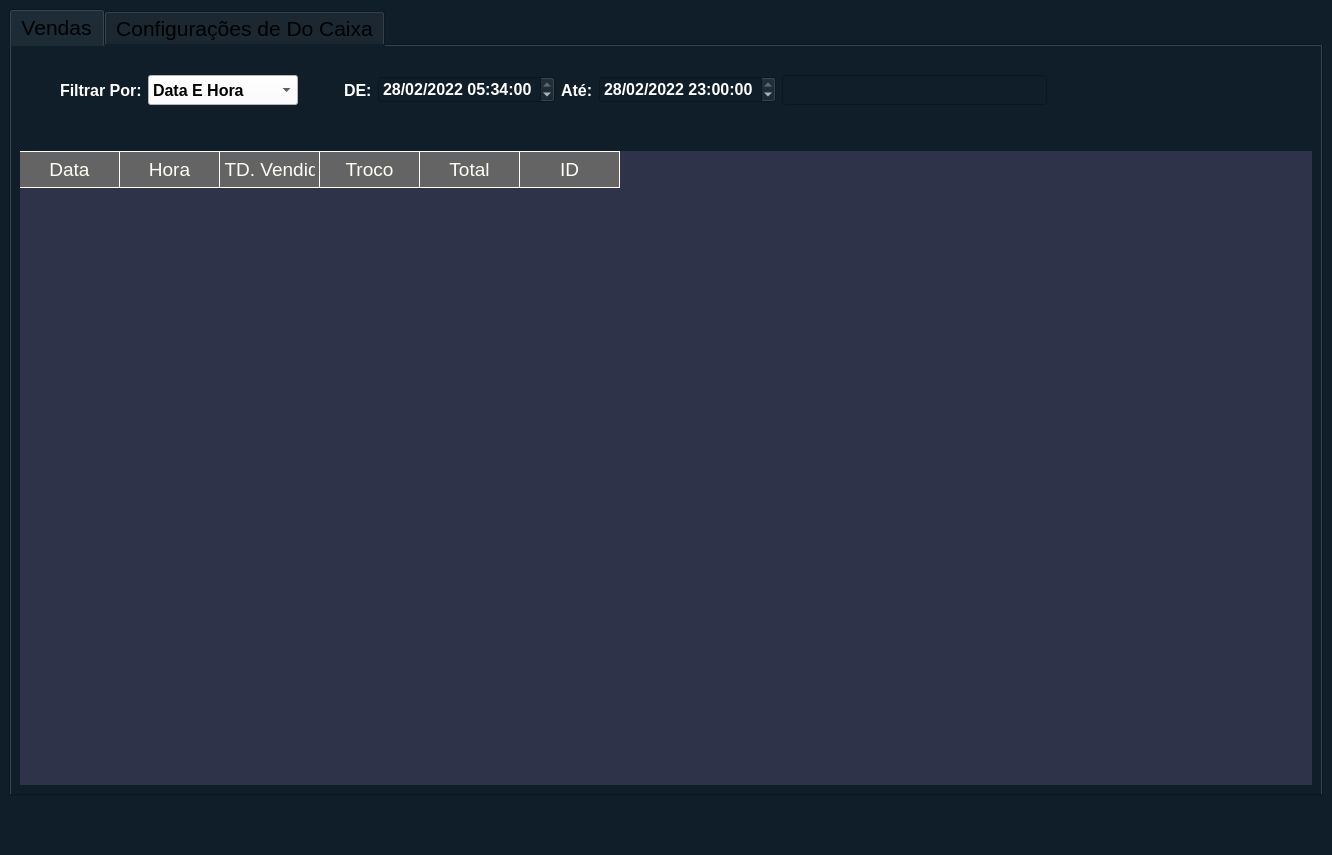
<?xml version="1.0" encoding="UTF-8"?>
<ui version="4.0">
 <class>MainWindow</class>
 <widget class="QMainWindow" name="MainWindow">
  <property name="geometry">
   <rect>
    <x>0</x>
    <y>0</y>
    <width>1332</width>
    <height>855</height>
   </rect>
  </property>
  <property name="windowTitle">
   <string>MainWindow</string>
  </property>
  <property name="styleSheet">
   <string notr="true">background-color: rgba(16,30,41,240);</string>
  </property>
  <widget class="QWidget" name="centralwidget">
   <layout class="QGridLayout" name="gridLayout_2">
    <item row="0" column="0">
     <layout class="QGridLayout" name="gridLayout">
      <item row="1" column="0">
       <widget class="QTabWidget" name="tabWidget">
        <property name="font">
         <font>
          <pointsize>16</pointsize>
         </font>
        </property>
        <property name="currentIndex">
         <number>0</number>
        </property>
        <widget class="QWidget" name="tab">
         <attribute name="title">
          <string>Vendas</string>
         </attribute>
         <layout class="QGridLayout" name="gridLayout_9">
          <item row="0" column="0">
           <spacer name="horizontalSpacer_41">
            <property name="orientation">
             <enum>Qt::Horizontal</enum>
            </property>
            <property name="sizeHint" stdset="0">
             <size>
              <width>40</width>
              <height>20</height>
             </size>
            </property>
           </spacer>
          </item>
          <item row="4" column="0">
           <widget class="QTableWidget" name="tableWidget_produtos_vendidos">
            <property name="font">
             <font>
              <pointsize>12</pointsize>
              <weight>75</weight>
              <bold>true</bold>
             </font>
            </property>
            <property name="styleSheet">
             <string notr="true">
QWidget {
    background-color:  rgb(46,51,73);
    color: #fffff8;
}


QHeaderView::section {
    background-color: #646464;
    padding: 4px;
    font-size: 14pt;
	
    border-style: none;
    border-bottom: 1px solid #fffff8;
    border-right: 1px solid #fffff8;
}

QTableWidget {
    gridline-color: #fffff8;
    font-size: 12pt;
font-weight:bold;
border:none;
}

QHeaderView::section:horizontal
{
    border-top: 1px solid #fffff8;
}

QTableWidget QTableCornerButton::section {
    background-color: #646464;
    border: 1px solid #fffff8;
}

QHeaderView::section:horizontal
{
    border-top: 1px solid #fffff8;
}

QHeaderView::section:vertical
{
    border-left: 1px solid #fffff8;
}

QTableWidget::item{
border: 0px; padding: 5px;

}

QTableWidget::item:focus{border:none;}
</string>
            </property>
            <property name="editTriggers">
             <set>QAbstractItemView::NoEditTriggers</set>
            </property>
            <property name="selectionMode">
             <enum>QAbstractItemView::SingleSelection</enum>
            </property>
            <property name="selectionBehavior">
             <enum>QAbstractItemView::SelectRows</enum>
            </property>
            <column>
             <property name="text">
              <string>Data</string>
             </property>
            </column>
            <column>
             <property name="text">
              <string>Hora</string>
             </property>
            </column>
            <column>
             <property name="text">
              <string>QTD. Vendido</string>
             </property>
            </column>
            <column>
             <property name="text">
              <string>Troco</string>
             </property>
            </column>
            <column>
             <property name="text">
              <string>Total</string>
             </property>
            </column>
            <column>
             <property name="text">
              <string>ID</string>
             </property>
            </column>
           </widget>
          </item>
          <item row="2" column="0">
           <spacer name="horizontalSpacer_38">
            <property name="orientation">
             <enum>Qt::Horizontal</enum>
            </property>
            <property name="sizeHint" stdset="0">
             <size>
              <width>40</width>
              <height>20</height>
             </size>
            </property>
           </spacer>
          </item>
          <item row="3" column="0">
           <spacer name="horizontalSpacer_39">
            <property name="orientation">
             <enum>Qt::Horizontal</enum>
            </property>
            <property name="sizeHint" stdset="0">
             <size>
              <width>40</width>
              <height>20</height>
             </size>
            </property>
           </spacer>
          </item>
          <item row="1" column="0">
           <layout class="QHBoxLayout" name="horizontalLayout_3">
            <item>
             <spacer name="horizontalSpacer_43">
              <property name="orientation">
               <enum>Qt::Horizontal</enum>
              </property>
              <property name="sizeType">
               <enum>QSizePolicy::Minimum</enum>
              </property>
              <property name="sizeHint" stdset="0">
               <size>
                <width>40</width>
                <height>20</height>
               </size>
              </property>
             </spacer>
            </item>
            <item>
             <widget class="QLabel" name="label_14">
              <property name="font">
               <font>
                <pointsize>12</pointsize>
                <weight>75</weight>
                <bold>true</bold>
               </font>
              </property>
              <property name="styleSheet">
               <string notr="true">color: rgb(255, 255, 255);</string>
              </property>
              <property name="text">
               <string>Filtrar Por:</string>
              </property>
             </widget>
            </item>
            <item>
             <widget class="QComboBox" name="comboBox_filtrar_vendas">
              <property name="minimumSize">
               <size>
                <width>150</width>
                <height>30</height>
               </size>
              </property>
              <property name="font">
               <font>
                <pointsize>12</pointsize>
                <weight>75</weight>
                <bold>true</bold>
               </font>
              </property>
              <property name="cursor">
               <cursorShape>PointingHandCursor</cursorShape>
              </property>
              <property name="styleSheet">
               <string notr="true">background-color: rgb(255, 255, 255);
selection-color: rgb(0, 0, 0);
selection-background-color: rgb(255, 255, 255);</string>
              </property>
              <item>
               <property name="text">
                <string>Data E Hora</string>
               </property>
              </item>
              <item>
               <property name="text">
                <string>Total</string>
               </property>
              </item>
              <item>
               <property name="text">
                <string>Qtd.Vendido</string>
               </property>
              </item>
              <item>
               <property name="text">
                <string>ID</string>
               </property>
              </item>
             </widget>
            </item>
            <item>
             <spacer name="horizontalSpacer_42">
              <property name="orientation">
               <enum>Qt::Horizontal</enum>
              </property>
              <property name="sizeType">
               <enum>QSizePolicy::Minimum</enum>
              </property>
              <property name="sizeHint" stdset="0">
               <size>
                <width>40</width>
                <height>20</height>
               </size>
              </property>
             </spacer>
            </item>
            <item>
             <widget class="QLabel" name="label_de">
              <property name="font">
               <font>
                <pointsize>12</pointsize>
                <weight>75</weight>
                <bold>true</bold>
               </font>
              </property>
              <property name="styleSheet">
               <string notr="true">color: rgb(255, 255, 255);</string>
              </property>
              <property name="text">
               <string>DE:</string>
              </property>
             </widget>
            </item>
            <item>
             <widget class="QDateTimeEdit" name="dateTimeEdit_filtrar_vendas">
              <property name="font">
               <font>
                <pointsize>12</pointsize>
                <weight>75</weight>
                <bold>true</bold>
               </font>
              </property>
              <property name="cursor">
               <cursorShape>PointingHandCursor</cursorShape>
              </property>
              <property name="styleSheet">
               <string notr="true">color: rgb(255, 255, 255);</string>
              </property>
              <property name="dateTime">
               <datetime>
                <hour>5</hour>
                <minute>34</minute>
                <second>0</second>
                <year>2022</year>
                <month>2</month>
                <day>28</day>
               </datetime>
              </property>
              <property name="displayFormat">
               <string>dd/MM/yyyy HH:mm:ss</string>
              </property>
             </widget>
            </item>
            <item>
             <widget class="QLabel" name="label_ate">
              <property name="font">
               <font>
                <pointsize>12</pointsize>
                <weight>75</weight>
                <bold>true</bold>
               </font>
              </property>
              <property name="styleSheet">
               <string notr="true">color: rgb(255, 255, 255);</string>
              </property>
              <property name="text">
               <string>Até:</string>
              </property>
             </widget>
            </item>
            <item>
             <widget class="QDateTimeEdit" name="dateTimeEdit_filtrar_vendas_limite">
              <property name="font">
               <font>
                <pointsize>12</pointsize>
                <weight>75</weight>
                <bold>true</bold>
               </font>
              </property>
              <property name="styleSheet">
               <string notr="true">color: rgb(255, 255, 255);</string>
              </property>
              <property name="dateTime">
               <datetime>
                <hour>23</hour>
                <minute>0</minute>
                <second>0</second>
                <year>2022</year>
                <month>2</month>
                <day>28</day>
               </datetime>
              </property>
              <property name="displayFormat">
               <string>dd/MM/yyyy HH:mm:ss</string>
              </property>
             </widget>
            </item>
            <item>
             <widget class="QLineEdit" name="lineEdit_filtrar_vendas">
              <property name="minimumSize">
               <size>
                <width>0</width>
                <height>30</height>
               </size>
              </property>
              <property name="font">
               <font>
                <pointsize>12</pointsize>
                <weight>75</weight>
                <bold>true</bold>
               </font>
              </property>
              <property name="styleSheet">
               <string notr="true">color: rgb(255, 255, 255);</string>
              </property>
              <property name="maxLength">
               <number>80</number>
              </property>
             </widget>
            </item>
            <item>
             <spacer name="horizontalSpacer_37">
              <property name="orientation">
               <enum>Qt::Horizontal</enum>
              </property>
              <property name="sizeHint" stdset="0">
               <size>
                <width>40</width>
                <height>20</height>
               </size>
              </property>
             </spacer>
            </item>
           </layout>
          </item>
         </layout>
        </widget>
        <widget class="QWidget" name="tab_5">
         <attribute name="title">
          <string>Configurações de Do Caixa</string>
         </attribute>
         <widget class="QWidget" name="verticalLayoutWidget_2">
          <property name="geometry">
           <rect>
            <x>50</x>
            <y>130</y>
            <width>1149</width>
            <height>279</height>
           </rect>
          </property>
          <layout class="QVBoxLayout" name="verticalLayout_2">
           <item>
            <layout class="QHBoxLayout" name="horizontalLayout">
             <item>
              <widget class="QLabel" name="label">
               <property name="font">
                <font>
                 <pointsize>14</pointsize>
                 <weight>75</weight>
                 <bold>true</bold>
                </font>
               </property>
               <property name="styleSheet">
                <string notr="true">color: rgb(255, 255, 255);</string>
               </property>
               <property name="text">
                <string>Impressora Padrão</string>
               </property>
              </widget>
             </item>
             <item>
              <widget class="QComboBox" name="comboBox_lista_impressora">
               <property name="minimumSize">
                <size>
                 <width>300</width>
                 <height>0</height>
                </size>
               </property>
               <property name="font">
                <font>
                 <pointsize>14</pointsize>
                 <weight>75</weight>
                 <bold>true</bold>
                </font>
               </property>
               <property name="cursor">
                <cursorShape>PointingHandCursor</cursorShape>
               </property>
               <property name="styleSheet">
                <string notr="true">background-color: rgb(255, 255, 255);
selection-color: rgb(0, 0, 0);
selection-background-color: rgb(255, 255, 255);
background-color: rgb(255, 255, 255);
background-color: rgb(255, 255, 255);
background-color: rgb(255, 255, 255);</string>
               </property>
              </widget>
             </item>
             <item>
              <widget class="QPushButton" name="pushButton_definir_impressora">
               <property name="font">
                <font>
                 <pointsize>14</pointsize>
                 <weight>75</weight>
                 <bold>true</bold>
                </font>
               </property>
               <property name="cursor">
                <cursorShape>PointingHandCursor</cursorShape>
               </property>
               <property name="styleSheet">
                <string notr="true">color: rgb(255, 255, 255);</string>
               </property>
               <property name="text">
                <string>Definir Como Impressora Padrão</string>
               </property>
              </widget>
             </item>
             <item>
              <widget class="QPushButton" name="pushButton_imprimir_pagina_teste">
               <property name="font">
                <font>
                 <pointsize>14</pointsize>
                 <weight>75</weight>
                 <bold>true</bold>
                </font>
               </property>
               <property name="cursor">
                <cursorShape>PointingHandCursor</cursorShape>
               </property>
               <property name="styleSheet">
                <string notr="true">color: rgb(255, 255, 255);</string>
               </property>
               <property name="text">
                <string>Imprimir pagina De teste</string>
               </property>
              </widget>
             </item>
             <item>
              <spacer name="horizontalSpacer">
               <property name="orientation">
                <enum>Qt::Horizontal</enum>
               </property>
               <property name="sizeHint" stdset="0">
                <size>
                 <width>40</width>
                 <height>20</height>
                </size>
               </property>
              </spacer>
             </item>
            </layout>
           </item>
           <item>
            <layout class="QVBoxLayout" name="verticalLayout">
             <item>
              <spacer name="horizontalSpacer_3">
               <property name="orientation">
                <enum>Qt::Horizontal</enum>
               </property>
               <property name="sizeHint" stdset="0">
                <size>
                 <width>40</width>
                 <height>20</height>
                </size>
               </property>
              </spacer>
             </item>
             <item>
              <spacer name="horizontalSpacer_4">
               <property name="orientation">
                <enum>Qt::Horizontal</enum>
               </property>
               <property name="sizeHint" stdset="0">
                <size>
                 <width>40</width>
                 <height>20</height>
                </size>
               </property>
              </spacer>
             </item>
             <item>
              <widget class="QCheckBox" name="checkBox_imprimir_cupom_nao_fiscal_finish_venda">
               <property name="font">
                <font>
                 <pointsize>14</pointsize>
                 <weight>75</weight>
                 <bold>true</bold>
                </font>
               </property>
               <property name="cursor">
                <cursorShape>PointingHandCursor</cursorShape>
               </property>
               <property name="styleSheet">
                <string notr="true">color: rgb(255, 255, 255);</string>
               </property>
               <property name="text">
                <string>Imprimir Cupom Não Fiscal ao finalizar a venda</string>
               </property>
              </widget>
             </item>
             <item>
              <widget class="QCheckBox" name="checkBox_emitir_nfce">
               <property name="font">
                <font>
                 <pointsize>14</pointsize>
                 <weight>75</weight>
                 <bold>true</bold>
                </font>
               </property>
               <property name="cursor">
                <cursorShape>PointingHandCursor</cursorShape>
               </property>
               <property name="styleSheet">
                <string notr="true">color: rgb(255, 255, 255);</string>
               </property>
               <property name="text">
                <string>Emitir NFC-E</string>
               </property>
              </widget>
             </item>
             <item>
              <widget class="QCheckBox" name="checkBox_imprimir_danfe">
               <property name="font">
                <font>
                 <pointsize>14</pointsize>
                 <weight>75</weight>
                 <bold>true</bold>
                </font>
               </property>
               <property name="cursor">
                <cursorShape>PointingHandCursor</cursorShape>
               </property>
               <property name="styleSheet">
                <string notr="true">color: rgb(255, 255, 255);</string>
               </property>
               <property name="text">
                <string>Imprimir Danfe NFC-E</string>
               </property>
              </widget>
             </item>
            </layout>
           </item>
           <item>
            <spacer name="horizontalSpacer_5">
             <property name="orientation">
              <enum>Qt::Horizontal</enum>
             </property>
             <property name="sizeHint" stdset="0">
              <size>
               <width>40</width>
               <height>20</height>
              </size>
             </property>
            </spacer>
           </item>
           <item>
            <spacer name="horizontalSpacer_6">
             <property name="orientation">
              <enum>Qt::Horizontal</enum>
             </property>
             <property name="sizeHint" stdset="0">
              <size>
               <width>40</width>
               <height>20</height>
              </size>
             </property>
            </spacer>
           </item>
           <item>
            <layout class="QHBoxLayout" name="horizontalLayout_2">
             <item>
              <widget class="QLabel" name="label_2">
               <property name="font">
                <font>
                 <pointsize>14</pointsize>
                 <weight>75</weight>
                 <bold>true</bold>
                </font>
               </property>
               <property name="styleSheet">
                <string notr="true">color: rgb(255, 255, 255);</string>
               </property>
               <property name="text">
                <string>Referência atual da NFC-E</string>
               </property>
              </widget>
             </item>
             <item>
              <widget class="QLineEdit" name="lineEdit_referencia_nfce">
               <property name="font">
                <font>
                 <pointsize>16</pointsize>
                 <weight>75</weight>
                 <bold>true</bold>
                </font>
               </property>
               <property name="styleSheet">
                <string notr="true">color: rgb(255, 255, 255);</string>
               </property>
              </widget>
             </item>
             <item>
              <widget class="QPushButton" name="pushButton_definir_atual_referencia">
               <property name="font">
                <font>
                 <pointsize>14</pointsize>
                 <weight>75</weight>
                 <bold>true</bold>
                </font>
               </property>
               <property name="cursor">
                <cursorShape>PointingHandCursor</cursorShape>
               </property>
               <property name="styleSheet">
                <string notr="true">color: rgb(255, 255, 255);</string>
               </property>
               <property name="text">
                <string>Definir</string>
               </property>
              </widget>
             </item>
             <item>
              <spacer name="horizontalSpacer_2">
               <property name="orientation">
                <enum>Qt::Horizontal</enum>
               </property>
               <property name="sizeHint" stdset="0">
                <size>
                 <width>40</width>
                 <height>20</height>
                </size>
               </property>
              </spacer>
             </item>
            </layout>
           </item>
          </layout>
         </widget>
        </widget>
       </widget>
      </item>
     </layout>
    </item>
    <item row="1" column="0">
     <widget class="QPushButton" name="pushButton_voltar_vendas">
      <property name="text">
       <string/>
      </property>
      <property name="shortcut">
       <string>Esc</string>
      </property>
      <property name="flat">
       <bool>true</bool>
      </property>
     </widget>
    </item>
   </layout>
  </widget>
  <widget class="QStatusBar" name="statusbar"/>
 </widget>
 <resources/>
 <connections/>
</ui>
